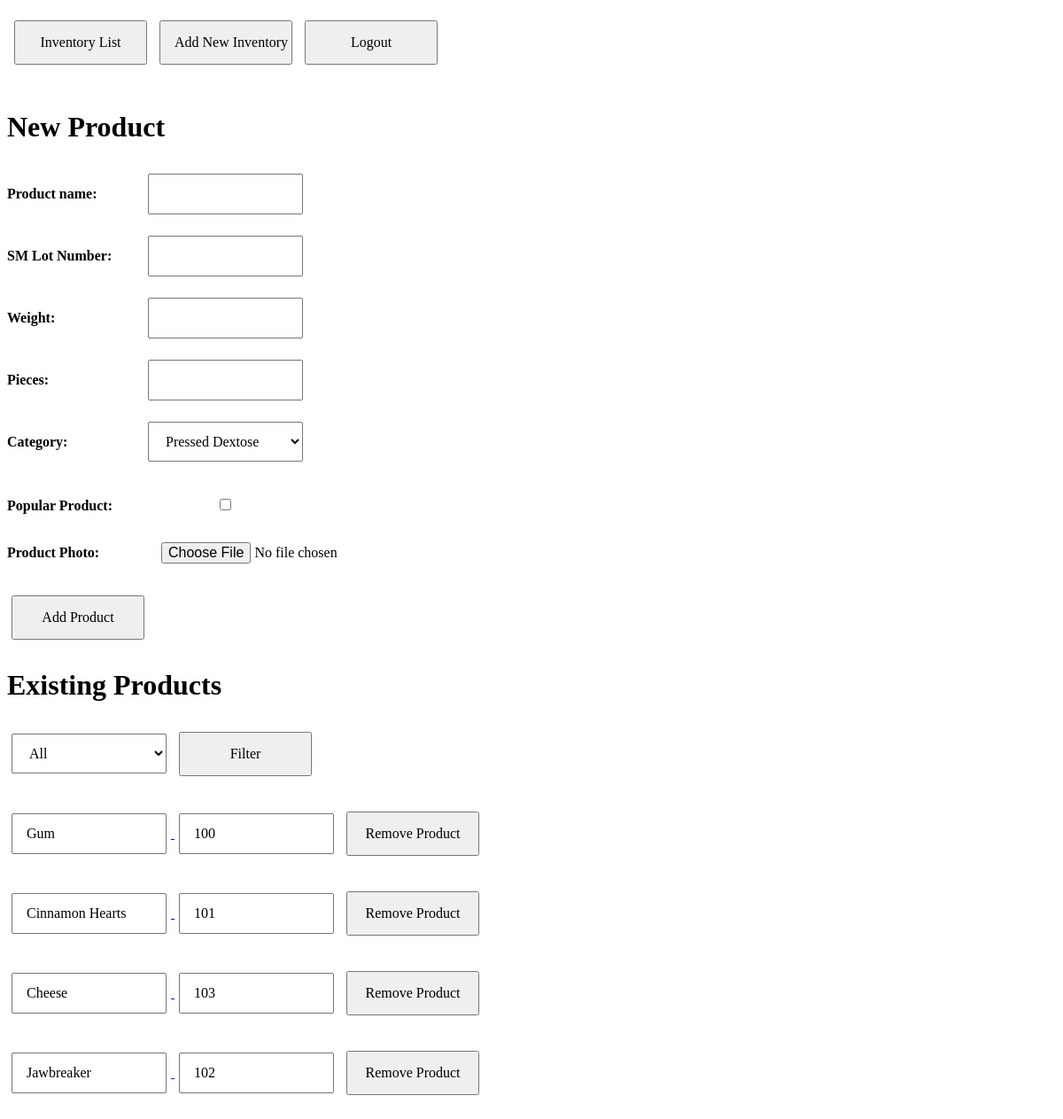
The app's page /tracker/add_product/ (signed in), older data.
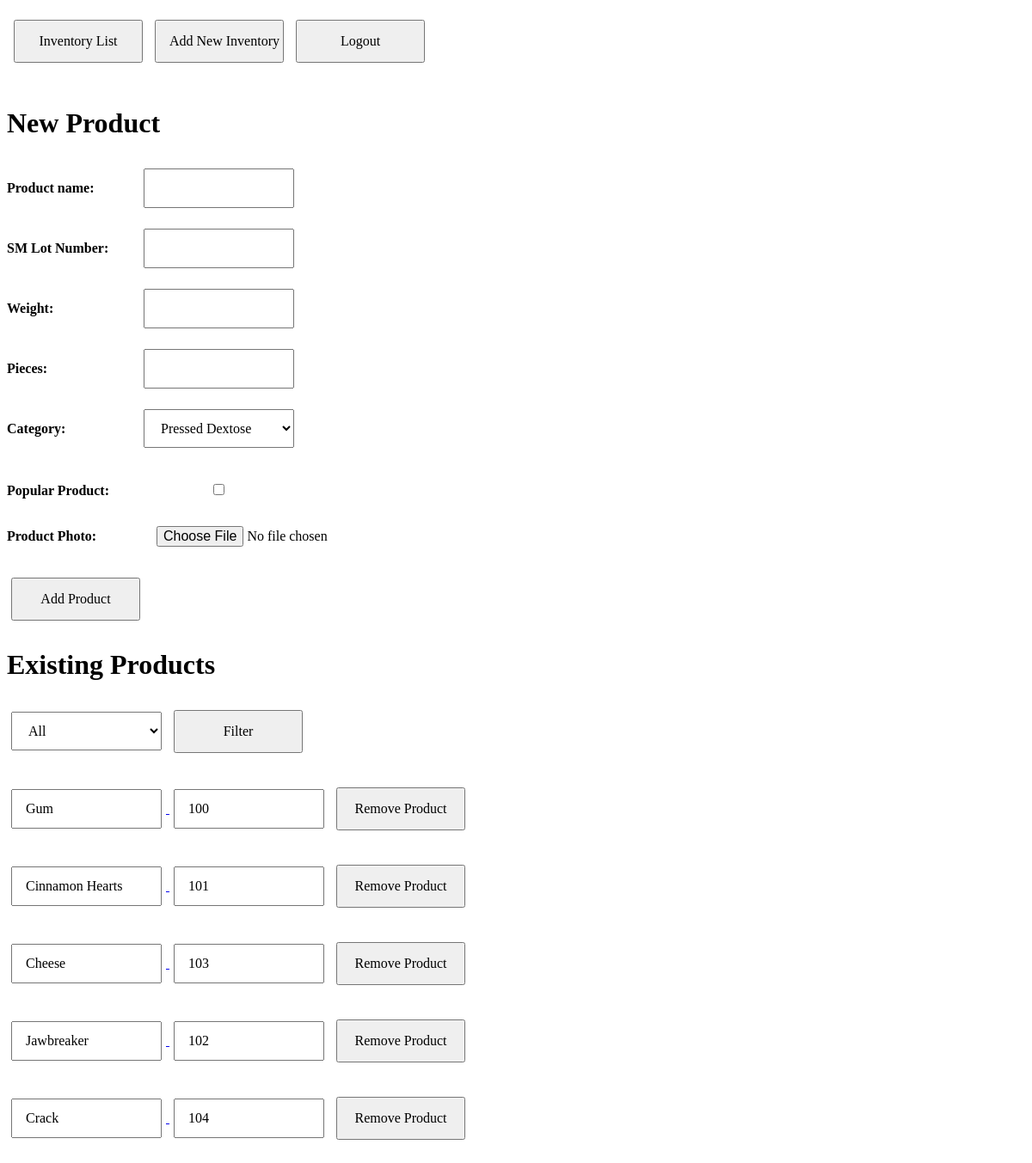
The same page, newer data.
### tracker/models.py (models this page shows, shortened)
class Product(models.Model):
    DEXTROSE = 'dex'
    GUM = 'gum'
    PANNED_SUGAR = 'psg'
    JAWBREAKER = 'jaw'
    CATEGORIES = (
                  (DEXTROSE, 'Pressed Dextrose'),
                  (GUM, 'Bubble Gum'),
                  (PANNED_SUGAR, 'Panned Sugar'),
                  (JAWBREAKER, 'Jawbreaker'),)
    product_name = models.CharField(max_length=200)
    sm_lot_number = models.CharField(max_length=200)
    weight = models.DecimalField(max_digits=6, decimal_places=2)
    pieces = models.IntegerField()
    category = models.CharField(max_length=3,choices=CATEGORIES,default=DEXTROSE)
    popular = models.CharField(max_length=3,default='No')
    photo = models.FileField(upload_to=get_image_path, blank=True, null=True)

### tracker/views.py (the view)
@login_required
def add_product(request):
    categories = getCategories()
    products = Product.objects.all()
    filter = ''
    if request.method == 'POST':
        filter = str(request.POST['filtcategory'])
        if filter != '':
            products = products.filter(category=filter)
    return render(request, 'tracker/add_product.html', {'product_list': products, 'categories': categories, 'filter': filter,})

### tracker/views.py (called while the page is built)
def getCategories():
    categories = {'dex':'Pressed Dextose', 'gum':'Bubble Gum', 'psg':'Panned Sugar', 'jaw':'Jawbreaker'}
    return categories

### tracker/templates/tracker/add_product.html (shortened to what this page needs)
{% load staticfiles %}
<link rel="stylesheet" href="{% static 'tracker/css/style.css' %}">
<table class="menu">
    <tr>
        <td class="menu">
            <form action="{% url 'tracker:index' %}">
                <input type="submit" value="Inventory List">
            </form>
        </td>
        <td class="menu">
            <form action="{% url 'tracker:add_inventory' %}">
                <input type="submit" value="Add New Inventory">
            </form>
        </td>
        <td class="menu">
            <form action="{% url 'tracker:log_out' %}">
                <input type="submit" value="Logout">
             </form>
        </td>
    </tr>
</table>
<h1>New Product</h1>
<form action="{% url 'tracker:new_product' %}" enctype="multipart/form-data" method="post">
    <label for="product_name" class="form">Product name:</label>
    <input type="text" name="product_name" id="product_name" /><br />
    <label for="sm_lot_number" class="form">SM Lot Number:</label>
    <input type="text" name="sm_lot_number" id="sm_lot_number" /><br />
    <label for="weight" class="form">Weight:</label>
    <input type="text" name="weight" id="weight" /><br />
    <label for="pieces" class="form">Pieces:</label>
    <input type="text" name="pieces" id="pieces" /><br />
    <label for="category" class="form">Category:</label>
    <select name="category" id="category">
    {% for key, value in categories.items %}
        <option value="{{ key }}">{{ value }}</option>
    {% endfor %}
    </select><br /><br />
    <label for="popular" class="form">Popular Product:</label>
    <input type="checkbox" name="popular" id="popular" value="Yes" /><br />
    <label for="photo" class="form">Product Photo:</label>
    <input type="file" name="photo" id="photo" accept="image/gif, image/jpeg, image/png" /><br />
    <input type="submit" value="Add Product" />
</form>
<h1>Existing Products</h1>
<form action="{% url 'tracker:add_product' %}" method="POST">
    <select name="filtcategory" id="filtcategory">
        <option value="" >All</option>
    </select>
    <input type="submit" value="Filter" />
</form>
{% for product in product_list %}
    <form action="{% url 'tracker:delete_product' %}" method="POST">
        <a href="{% url 'tracker:product_details' product.sm_lot_number %}">
            <input type="text" name="product_name" id="product_name" value="{{ product.product_name }}" readonly>
        </a>
        <input type="text" name="sm_lot_number" id="sm_lot_number" value="{{ product.sm_lot_number }}" readonly>
        <input type="submit" value="Remove Product" />
    </form>
{% endfor %}

Row changes from the older to the newer data that the page shows:
added Product: product_name "Crack", sm_lot_number "104"
